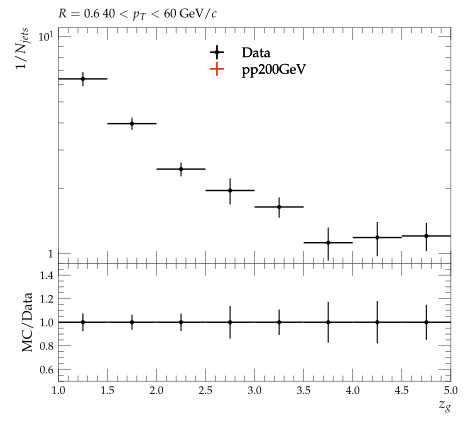

Write Python code to recreate this figure.
#! /usr/bin/env python3

# This Python script was auto-generated using YODA v2.1.0.
# Analysis object: /STAR_2020_I1783875/d31-x01-y01
# Timestamp: 07-10-2025 (17:32:21)

import matplotlib as mpl
import matplotlib.pyplot as plt
mpl.use('Agg') # comment out for interactive use
import os
import numpy as np
from numpy import nan, inf

plotDir = os.path.split(os.path.realpath(__file__))[0]
if 'YODA_USER_PLOT_PATH' in globals():
    plot_outdir = globals()['YODA_USER_PLOT_PATH']
else:
    plot_outdir = plotDir

#plot style
plt.style.use(os.path.join(plotDir, '../default.mplstyle'))
# plot metadata
figW, figH = plt.rcParams['figure.figsize']
ax_xLabel = r'$z_{g}$'
ax_yLabel = r'$1/N_{jets}$'
ax_title  = r'$R=0.6 ~ 40 < p_{T} < 60$ GeV/$c$'
ax_xScale = 'linear'
ax_yScale = 'log'
xLims = (1.0, 5.0)
yLims = (0.9, 11.0)

# TeX-friendly labels for the legend
labels = {
    'legend' : ([ r"Data", r"pp200GeV" ], r""),
}

# Adjust canvas width and height
canvasW = 10.0
canvasH = 9.0
figW *= canvasW/10.
figH *= canvasH/9.

# Create figure and axis objects
fig, (ax, ratio0_ax) = plt.subplots(2, 1, sharex=True,
                  figsize=(figW,figH), gridspec_kw={'height_ratios': (6.0, 3.0)})

# Set figure margins
plt.subplots_adjust(
    left   = 1.0 * plt.rcParams['figure.subplot.left'],
    right  = 1.0 * plt.rcParams['figure.subplot.right'],
    top    = 1.0 * plt.rcParams['figure.subplot.top'],
    bottom = 1.0 * plt.rcParams['figure.subplot.bottom'])

ratio0_ax.yaxis.set_major_locator(mpl.ticker.MultipleLocator(0.2))
ratio0_ax.set_ylim(0.5, 1.4999)
ratio0_ax.set_ylabel('MC/Data')

# the numerical data is stored in a separate file
dataf = dict()
prefix = os.path.split(__file__)[0]
if prefix:    prefix = prefix + '/'
exec(open(prefix+'d31-x01-y01__data.py').read(), dataf)


legend_handles = dict() # keep track of handles for the legend

# style options for curves
# starts at zorder>=5 to draw curve on top of legend
styles = {
  'Data': {
    'color' : 'black',
    'linestyle' : '-',
    'linewidth' : 1,
    'marker' : 'o',
    'markersize' : 2,
    'capsize' : 0.0,
    'zorder' : 5,
    'histstyle' : 0,
    'drawstyle' : 'steps-pre',
    'xerrorbars' : 1,
    'yerrorbars' : 1,
    'fillcolor' : None,
    'fillopacity' : 1.0,
    'ratio0_linestyle' : '-',
    'ratio0_linewidth' : 1,
    'ratio0_marker' : 'o',
    'ratio0_markersize' : 2,
    'ratio0_capsize' : 0.0,
    'ratio0_zorder' : 5,
    'ratio0_histstyle' : 0,
    'ratio0_drawstyle' : 'steps-pre',
    'ratio0_xerrorbars' : 1,
    'ratio0_yerrorbars' : 1,
  },
  'pp200GeV.yoda': {
    'color' : '#EE3311',
    'linestyle' : '-',
    'linewidth' : 1,
    'marker' : 'none',
    'markersize' : 2,
    'capsize' : 0.0,
    'zorder' : 6,
    'histstyle' : 1,
    'drawstyle' : 'steps-pre',
    'xerrorbars' : 1,
    'yerrorbars' : 1,
    'fillcolor' : None,
    'fillopacity' : 1.0,
    'ratio0_linestyle' : '-',
    'ratio0_linewidth' : 1,
    'ratio0_marker' : 'none',
    'ratio0_markersize' : 2,
    'ratio0_capsize' : 0.0,
    'ratio0_zorder' : 6,
    'ratio0_histstyle' : 1,
    'ratio0_drawstyle' : 'steps-pre',
    'ratio0_xerrorbars' : 1,
    'ratio0_yerrorbars' : 1,
  },
}

# curve from input yoda files in main panel
for label, yvals in dataf['yvals'].items():
    if all(np.isnan(v) for v in dataf['yvals'][label]):
        continue
    tmp = None
    if styles[label]['histstyle']: # draw as histogram
        xpos = dataf['xedges'][label] if styles[label]['drawstyle'] else dataf['xpoints'][label]
        ypos = np.insert(yvals, 0, yvals[0]) if styles[label]['drawstyle'] else yvals
        if styles[label]['fillcolor']: # fill area below curve
            ax.fill_between(xpos, ypos, step='pre',
                            color=styles[label]['fillcolor'],
                            alpha=styles[label]['fillopacity'])
        tmp, = ax.plot(xpos, ypos,
                       color=styles[label]['color'],
                       linestyle=styles[label]['linestyle'],
                       linewidth=styles[label]['linewidth'],
                       drawstyle=styles[label]['drawstyle'], solid_joinstyle='miter',
                       zorder=styles[label]['zorder'], label=label)
    tmp = ax.errorbar(dataf['xpoints'][label], yvals,
                      xerr=np.array(dataf['xerrs'][label])*styles[label]['xerrorbars'],
                      yerr=np.array(dataf['yerrs'][label])*styles[label]['yerrorbars'],
                      fmt=styles[label]['marker'], capsize=styles[label]['capsize'],
                      markersize=styles[label]['markersize'],
                      ecolor=styles[label]['color'],
                      color=styles[label]['color'], zorder=styles[label]['zorder'])
    tmp[-1][0].set_linestyle(styles[label]['linestyle'])
    tmp[-1][0].set_linewidth(styles[label]['linewidth'])
    if label in dataf['add_legend_handle']:  legend_handles[label] = tmp
    for varLabel in dataf['variation_yvals'].keys():
        if varLabel.startswith(label):
            tmp, = ax.plot(dataf['xedges'][label], dataf['variation_yvals'][varLabel],
                           color=styles[label]['color'],
                           linestyle=styles[label]['linestyle'],
                           linewidth=styles[label]['linewidth'],
                           drawstyle='steps-pre', solid_joinstyle='miter',
                           zorder=styles[label]['zorder'], alpha=0.5)


# plots on ratio panel
# curve from input yoda files in ratio panel
for label, yvals in dataf['ratio0_yvals'].items():
    if all(np.isnan(v) for v in yvals):
        continue
    if styles[label]['ratio0_histstyle']: # plot as histogram
        xpos = dataf['xedges']['Data'] if styles[label]['ratio0_drawstyle'] else dataf['xpoints']['Data']
        ypos = np.insert(yvals, 0, yvals[0]) if styles[label]['ratio0_drawstyle'] else yvals
        ratio0_ax.plot(xpos, ypos,
                       color=styles[label]['color'],
                       linewidth=styles[label]['linewidth'],
                       linestyle=styles[label]['ratio0_linestyle'],
                       drawstyle=styles[label]['ratio0_drawstyle'], zorder=styles[label]['zorder'],
                       solid_joinstyle='miter')
    tmp = ratio0_ax.errorbar(dataf['xpoints']['Data'], yvals,
                             xerr=np.array(dataf['ref_xerrs'])*styles[label]['ratio0_xerrorbars'],
                             yerr=np.array(dataf['ratio0_yerrs'][label])*styles[label]['ratio0_yerrorbars'],
                             fmt=styles[label]['ratio0_marker'], capsize=styles[label]['ratio0_capsize'],
                             markersize=styles[label]['ratio0_markersize'],
                             ecolor=styles[label]['color'],
                             color=styles[label]['color'])
    tmp[-1][0].set_linestyle(styles[label]['ratio0_linestyle'])
    tmp[-1][0].set_linewidth(styles[label]['ratio0_linewidth'])

    for varlabel in dataf['ratio0_variation_vals'].keys():
        if varlabel.startswith(label):
            ratio0_ax.plot(dataf['xedges']['Data'],
                            dataf['ratio0_variation_vals'][varlabel],
                            color=styles[label]['color'],
                            linestyle=styles[label]['linestyle'],
                            linewidth=styles[label]['linewidth'],
                            drawstyle='steps-pre', solid_joinstyle='miter',
                            zorder=1, alpha=0.5)

legend_items = list(legend_handles.values())
ax.add_artist(ax.legend(legend_items,
                        labels['legend'][0],
                        title=labels['legend'][1],
                        alignment='left',
                        loc='upper center',
                        bbox_to_anchor=(0.5, 0.97)))

# set plot metadata as defined above
ratio0_ax.set_xlabel(ax_xLabel)
ratio0_ax.xaxis.set_label_coords(1., -0.15)
ax.set_ylabel(ax_yLabel, ha='right', va='top')
ax.yaxis.set_label_coords(-0.11, 1.0)
ax.set_title(ax_title, loc='left')
ax.set_xscale(ax_xScale)
ax.set_yscale(ax_yScale)
ax.set_xlim(xLims)
ax.set_ylim(yLims)

# tick formatting
plt.rcParams['xtick.top'] = True
plt.rcParams['ytick.right'] = True
ax.yaxis.set_major_locator(mpl.ticker.LogLocator(base=10.0, numticks=np.inf))
ax.yaxis.set_minor_locator(mpl.ticker.LogLocator(
                           base=10.0, subs=np.arange(0.1, 1, 0.1), numticks=np.inf))
fig.align_ylabels((ax, ratio0_ax))
plt.savefig(os.path.join(plot_outdir, 'd31-x01-y01.pdf'), format='PDF')
plt.savefig(os.path.join(plot_outdir, 'd31-x01-y01.png'), format='PNG')

plt.close(fig)
